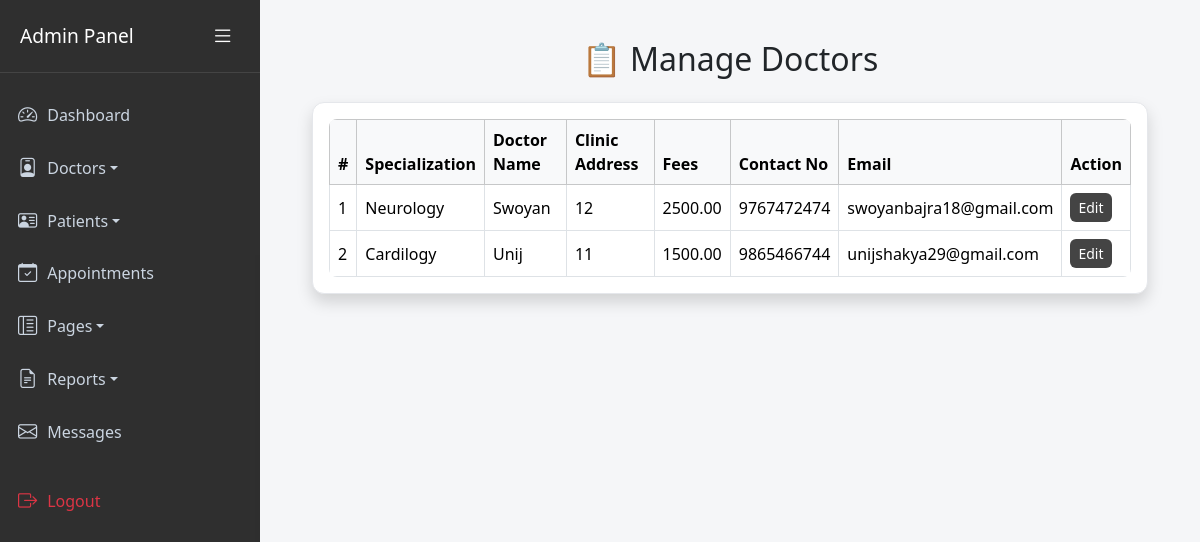
/Admin/manage_doctor.php, run on the app's committed database.
### tables this page shows
CREATE TABLE `doctors` (
  `id` int(11) NOT NULL,
  `specialization_id` int(11) NOT NULL,
  `department_id` int(11) NOT NULL,
  `doctor_name` varchar(150) NOT NULL,
  `clinic_address` varchar(255) NOT NULL,
  `consultancy_fees` decimal(10,2) NOT NULL,
  `contact_no` varchar(20) NOT NULL,
  `email` varchar(100) NOT NULL,
  `password` varchar(255) NOT NULL,
  `created_at` timestamp NOT NULL DEFAULT current_timestamp(),
  `reset_token` varchar(255) DEFAULT NULL,
  `reset_expiry` datetime DEFAULT NULL
);

CREATE TABLE `doctor_specialization` (
  `id` int(11) NOT NULL,
  `specialization_name` varchar(150) NOT NULL
);

### Admin/manage_doctor.php (the view, shortened to what this page needs)
<?php
include('assets/include/sidebar.php');
$doctorResult = mysqli_query($con, "
    SELECT d.id, d.doctor_name, d.clinic_address, d.consultancy_fees, d.contact_no, d.email, s.specialization_name, s.id as specialization_id
    FROM doctors d
    LEFT JOIN doctor_specialization s ON d.specialization_id = s.id
    ORDER BY d.id DESC
");
?>
<div class="main-content">
    <div class="container-fluid">
        <div class="row justify-content-center">
            <div class="col-lg-12">
                <h2 class="text-center mb-4">📋 Manage Doctors</h2>
                <div class="card shadow mx-auto">
                    <div class="card-body">
                        <div class="table-responsive">
                            <table class="table table-bordered table-hover align-middle mb-0">
                                <thead class="table-light">
                                    <tr>
                                        <th>#</th>
                                        <th>Specialization</th>
                                        <th>Doctor Name</th>
                                        <th>Clinic Address</th>
                                        <th>Fees</th>
                                        <th>Contact No</th>
                                        <th>Email</th>
                                        <th>Action</th>
                                    </tr>
                                </thead>
                                <tbody>
                                    <?php
                                    $i = 1;
                                    mysqli_data_seek($doctorResult,0);
                                    while($row = mysqli_fetch_assoc($doctorResult)){ ?>
                                        <tr>
                                            <td><?= $i++ ?></td>
                                            <td><?= htmlspecialchars($row['specialization_name']) ?></td>
                                            <td><?= htmlspecialchars($row['doctor_name']) ?></td>
                                            <td><?= htmlspecialchars($row['clinic_address']) ?></td>
                                            <td><?= htmlspecialchars($row['consultancy_fees']) ?></td>
                                            <td><?= htmlspecialchars($row['contact_no']) ?></td>
                                            <td><?= htmlspecialchars($row['email']) ?></td>
                                            <td>
                                                <button class="btn btn-sm btn-primary" data-bs-toggle="modal" data-bs-target="#editModal<?= $row['id'] ?>">Edit</button>
                                            </td>
                                        </tr>
                                    <?php } ?>
                                </tbody>
                            </table>
                        </div>
                    </div>
                </div>
            </div>
        </div>
    </div>
</div>

### Admin/assets/include/sidebar.php (style rules this page uses)
body { font-family: 'Segoe UI', sans-serif; background: #f5f6f8; margin: 0; display: flex; overflow-x: hidden; }
.main-content { margin-left: 260px; padding: 20px; flex-grow: 1; transition: margin-left 0.3s ease; }

### Admin/manage_doctor.php (style rules this page uses)
.main-content { margin-left: 260px; padding: 40px; min-height: 100vh; background: #f5f6f8; }
.card { border: 1px solid #e5e7eb; border-radius: 12px; box-shadow: 0 3px 12px rgba(0,0,0,0.05); }
.table { border-radius: 8px; overflow: hidden; }
.table thead { background: #f1f1f1; color: #111; font-weight: 600; }
.btn-primary { background: #444; border: none; border-radius: 6px; }

### data on the page
doctors: specialization.specialization_name "Neurology", doctor_name "Swoyan", clinic_address "12", consultancy_fees "2500.00", contact_no "9767472474", email "swoyanbajra18@gmail.com"
doctors: specialization.specialization_name "Cardilogy", doctor_name "Unij", clinic_address "11", consultancy_fees "1500.00", contact_no "9865466744", email "unijshakya29@gmail.com"
